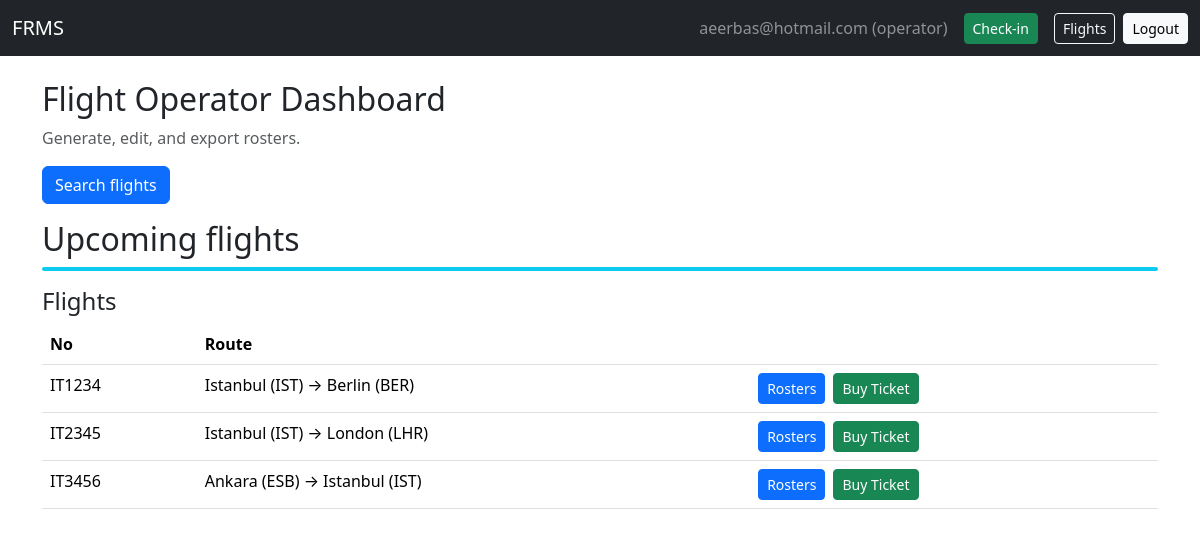
Before: /dashboard (signed in) with the older database file.
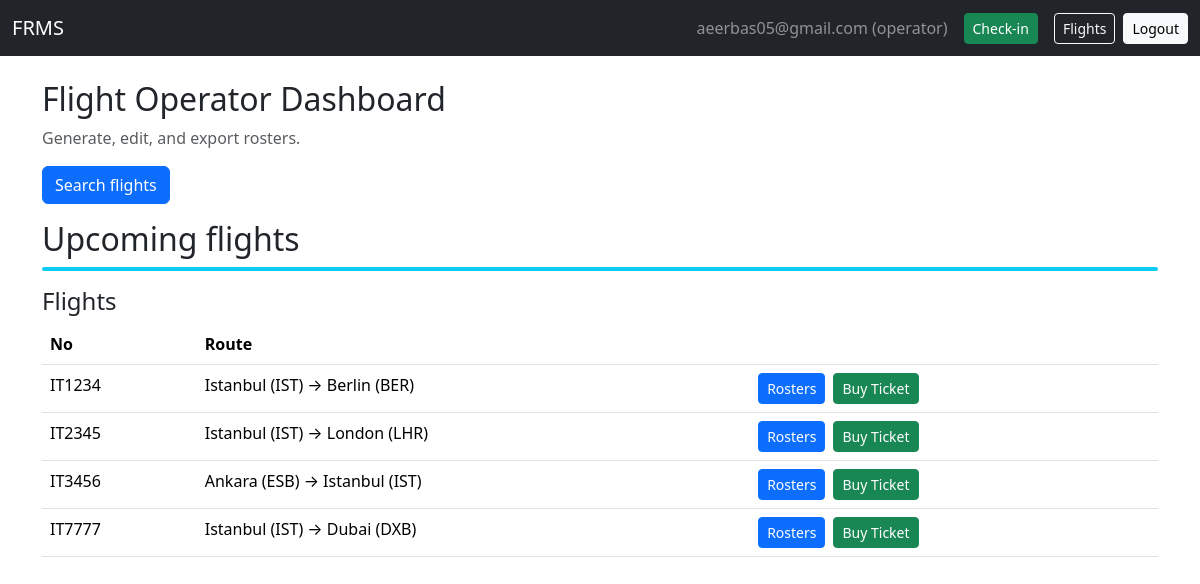
After: the same page with the newer database file.
### tables this page shows
CREATE TABLE users (
            id INTEGER PRIMARY KEY AUTOINCREMENT,
            email TEXT UNIQUE NOT NULL,
            password_hash TEXT NOT NULL,
            role TEXT NOT NULL DEFAULT 'viewer'  -- admin, operator, viewer
        );

CREATE TABLE flights (
            id INTEGER PRIMARY KEY AUTOINCREMENT,
            flight_no TEXT UNIQUE NOT NULL,
            date_time TEXT NOT NULL,
            duration_minutes INTEGER,
            distance_km INTEGER,
            source TEXT,
            destination TEXT,
            vehicle_type TEXT,
            shared_flight_no TEXT,
            shared_company TEXT
        );

### app.py (the view)
@app.route("/dashboard")
@login_required()
def dashboard():
    user = current_user()
    db = get_db()
    flights = db.execute("SELECT * FROM flights ORDER BY date_time ASC LIMIT 10").fetchall()
    if user["role"] == "admin":
        uc = db.execute("SELECT COUNT(*) as c FROM users").fetchone()["c"]
        rc = db.execute("SELECT COUNT(*) as c FROM rosters").fetchone()["c"]
        return render_template("dashboard_admin.html", user=user, flights=flights, user_count=uc, roster_count=rc)
    elif user["role"] == "operator":
        return render_template("dashboard_operator.html", user=user, flights=flights)
    return render_template("dashboard_viewer.html", user=user, flights=flights)

### app.py (called while the page is built)
def get_db():
    if "db" not in g:
        g.db = sqlite3.connect(DATABASE)
        g.db.row_factory = sqlite3.Row
    return g.db

def current_user():
    if "user_id" not in session: return None
    return get_db().execute("SELECT * FROM users WHERE id = ?", (session["user_id"],)).fetchone()

def login_required(role=None):
    from functools import wraps
    def decorator(func):
        @wraps(func)
        def wrapper(*args, **kwargs):
            user = current_user()
            if user is None:
                flash("Please log in first.", "warning")
                return redirect(url_for("login", next=request.path))
            if role and user["role"] != role:
                flash("Unauthorized.", "danger")
                return redirect(url_for("dashboard"))
            return func(*args, **kwargs)
        return wrapper
    return decorator

### templates/dashboard_operator.html
{% extends "base.html" %}
{% block content %}
<h2>Flight Operator Dashboard</h2>
<p class="text-muted">Generate, edit, and export rosters.</p>
<a class="btn btn-primary mb-3" href="{{ url_for('flight_search') }}">Search flights</a>
<h2>Upcoming flights</h2>
<div class="bg-info mb-3" style="height: 4px; border-radius: 2px;"></div>
{% include "flight_results.html" with context %}
{% endblock %}

### templates/base.html (shortened to what this page needs)
<!doctype html>
<html lang="en">
<head>
  <link href="https://cdn.jsdelivr.net/npm/bootstrap@5.3.2/dist/css/bootstrap.min.css" rel="stylesheet">
</head>
<body>
  <nav class="navbar navbar-expand-lg navbar-dark bg-dark mb-4">
    <div class="container-fluid">
      <a class="navbar-brand" href="{{ url_for('home') }}">FRMS</a>
      <div class="d-flex align-items-center">
        {% if user %}
        <span class="navbar-text me-3 text-white-50">{{ user['email'] }} ({{ user['role'] }})</span>
        <a class="btn btn-success btn-sm me-3" href="{{ url_for('checkin') }}">Check-in</a>
        <a class="btn btn-outline-light btn-sm me-2" href="{{ url_for('flight_search') }}">Flights</a>
        <a class="btn btn-light btn-sm" href="{{ url_for('logout') }}">Logout</a>
        {% else %}
        <a class="btn btn-outline-light btn-sm me-2" href="{{ url_for('login') }}">Login</a>
        <a class="btn btn-light btn-sm" href="{{ url_for('register') }}">Register</a>
        {% endif %}
      </div>
    </div>
  </nav>
  <div class="container mb-5">
    {% block content %}{% endblock %}
  </div>
</body>
</html>

### templates/flight_results.html
<h4>Flights</h4>
<table class="table">
  <tr>
    <th>No</th>
    <th>Route</th>
    <th></th>
  </tr>
  {% for f in flights %}
  <tr>
    <td>{{ f.flight_no }}</td>
    <td>{{ f.source }} &rarr; {{ f.destination }}</td>
    <td>
      <div class="d-flex gap-2">
        <a class="btn btn-primary btn-sm" href="{{ url_for('list_saved_rosters', flight_no=f.flight_no) }}">
          Rosters
        </a>
        <a class="btn btn-success btn-sm" href="{{ url_for('book_flight', flight_no=f.flight_no) }}">
          Buy Ticket
        </a>
      </div>
    </td>
  </tr>
  {% endfor %}
</table>

Changed rows visible on the page:
changed users "operator": email "aeerbas@hotmail.com" → "aeerbas05@gmail.com"
added flights: flight_no "IT7777", source "Istanbul (IST)", destination "Dubai (DXB)"
